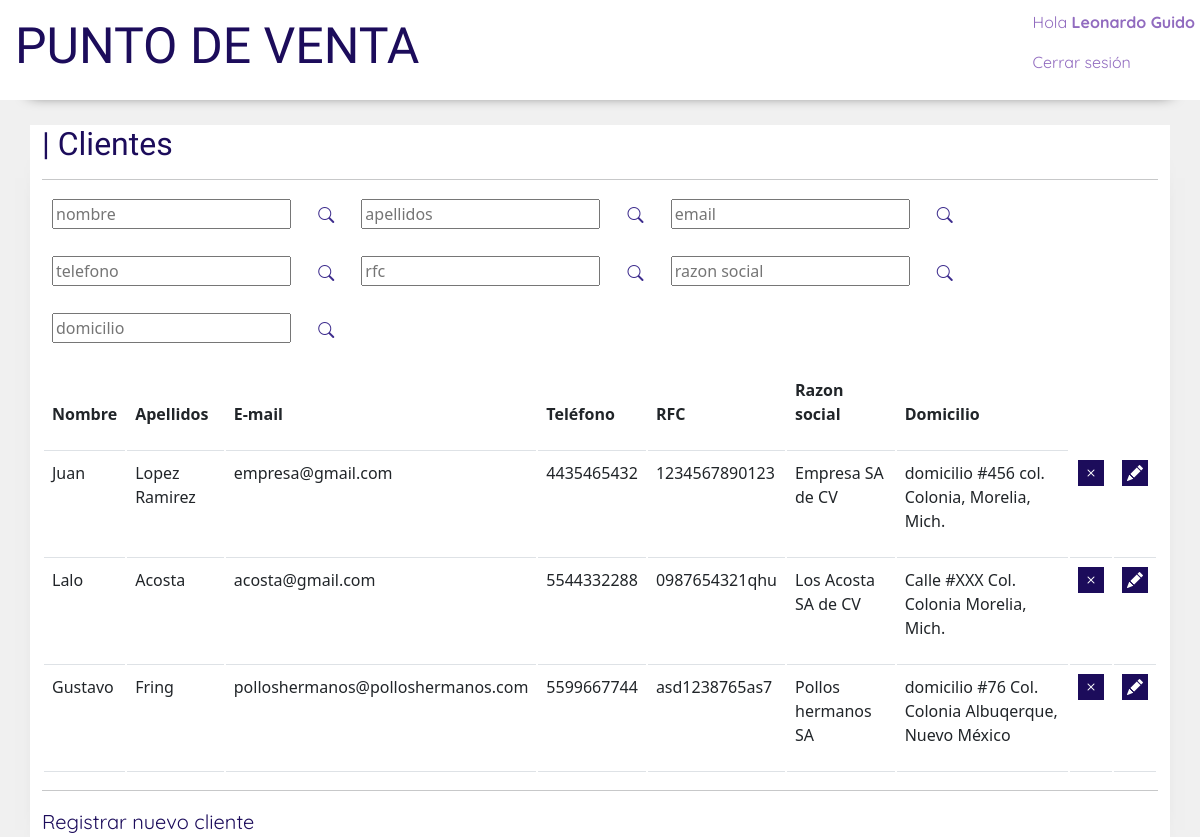
The app's page /clientes/ (signed in) with its own data.
### manage_models/models.py (models this page shows, shortened)
class Cliente(models.Model):
    nombre = models.CharField(max_length=100)
    apellido = models.CharField(max_length=100)
    correo_electronico = models.EmailField(null=True)
    telefono = models.CharField(max_length=10)
    rfc = models.CharField(max_length=13, default='')
    razon_social = models.CharField(max_length=100, default='')
    domicilio = models.CharField(max_length=100, default='')

### manage_models/views.py (the view)
# urls.py: path('clientes/' , views.clientes , name='clientes'),
@login_required
def clientes(request):
    clientes_lista = Cliente.objects.all()
    return render(request, 'manage_models/clientes.html' , {'clientes':clientes_lista})

### manage_models/templates/manage_models/clientes.html (shortened to what this page needs)
{% extends 'home/base.html' %}
{% load static %}
{% block content %}
<div class="usuarios_maincontainer container">
    <h2 class="usuarios_titulo">| Clientes</h2>
    <hr>
    <input type="text" id="buscar_nombre_input" placeholder="nombre" class="barra_busqueda">
    <button id="buscar_nombre" class="btn buscar_boton"><i class="bi bi-search"></i></button>
    <input type="text" id="buscar_apellidos_input" placeholder="apellidos" class="barra_busqueda">
    <button id="buscar_apellidos" class="btn buscar_boton"><i class="bi bi-search"></i></button>
    <input type="text" id="buscar_email_input" placeholder="email" class="barra_busqueda">
    <button id="buscar_email" class="btn buscar_boton"><i class="bi bi-search"></i></button>
    <input type="text" id="buscar_telefono_input" placeholder="telefono" class="barra_busqueda">
    <button id="buscar_telefono" class="btn buscar_boton"><i class="bi bi-search"></i></button>
    <input type="text" id="buscar_rfc_input" placeholder="rfc" class="barra_busqueda">
    <button id="buscar_rfc" class="btn buscar_boton"><i class="bi bi-search"></i></button>
    <input type="text" id="buscar_razon_input" placeholder="razon social" class="barra_busqueda">
    <button id="buscar_razon" class="btn buscar_boton"><i class="bi bi-search"></i></button>
    <input type="text" id="buscar_domicilio_input" placeholder="domicilio" class="barra_busqueda">
    <button id="buscar_domicilio" class="btn buscar_boton"><i class="bi bi-search"></i></button>
    <table class="table table-hover tabla">
        <thead>
            <tr>
                <th>
                    <p class="usuarios_espaciado"><strong>Nombre</strong></p>
                </th>
                <th>
                    <p class="usuarios_espaciado"><strong>Apellidos</strong></p>
                </th>
                <th>
                    <p class="usuarios_espaciado"><strong>E-mail</strong></p>
                </th>
                <th>
                    <p class="usuarios_espaciado"><strong>Teléfono</strong></p>
                </th>
                <th>
                    <p class="usuarios_espaciado"><strong>RFC</strong></p>
                </th>
                <th>
                    <p class="usuarios_espaciado"><strong>Razon social</strong></p>
                </th>
                <th>
                    <p class="usuarios_espaciado"><strong>Domicilio</strong></p>
                </th>
            </tr>
        </thead>
        <tbody id="tabla_clientes">
            {% for cliente in clientes %}
            <tr>
                <td>
                    <p class="usuarios_tablecontent usuarios_espaciado">{{cliente.nombre}}</p>
                </td>
                <td>
                    <p class="usuarios_tablecontent usuarios_espaciado">{{cliente.apellido}}</p>
                </td>
                <td>
                    <p class="usuarios_tablecontent usuarios_espaciado">{{cliente.correo_electronico}}</p>
                </td>
                <td>
                    <p class="usuarios_tablecontent usuarios_espaciado">{{cliente.telefono}}</p>
                </td>
                <td >
                    <p class="usuarios_tablecontent usuarios_espaciado">{{cliente.rfc}}</p>
                </td>
                <td >
                    <p class="usuarios_tablecontent usuarios_espaciado">{{cliente.razon_social}}</p>
                </td>
                <td >
                    <p class="usuarios_tablecontent usuarios_espaciado">{{cliente.domicilio}}</p>
                </td>
                <td >
                    <a href="{% url 'borrar_cliente' pk=cliente.pk %}" class="deleteuser"><i class="bi bi-x user_butonicon"></i></a>
                </td>
                <td >
                    <a href="{% url 'editar_cliente' pk=cliente.pk %}" class="deleteuser"><i class="bi bi-pencil-fill user_butonicon"></i></i></a>
                </td>
            </tr>
            {%endfor%}
        </tbody>
    </table>
    <hr>
    <a href="{% url 'registrar_cliente' %}" class="link_registrar_usuario">Registrar nuevo cliente</a>
</div>
{% endblock %}

### manage_models/templates/home/base.html (shortened to what this page needs)
{% load static %}
<!DOCTYPE html>
<html lang="en">
<head>
    <link href="https://cdn.jsdelivr.net/npm/bootstrap@5.1.3/dist/css/bootstrap.min.css" rel="stylesheet">
    <link rel="stylesheet" href="https://cdn.jsdelivr.net/npm/bootstrap-icons@1.6.0/font/bootstrap-icons.css">
    <link rel="stylesheet" href="{% static 'css/base1.css' %}">
</head>
<body>
    <header>
        <h1><a href="{% url 'home' %}" class="titulo"> Punto de venta </a></h1>
        <div class="usuario">
            <p class="saludo">Hola <strong>{{ user.get_full_name }}</strong></p>
            <p><a href="{% url 'logout' %}" class=logout>Cerrar sesión</a></p>
        </div>
    </header>
    {% block content %}
    {% endblock %}
</body>
</html>

### manage_models/static/css/base1.css (style rules this page uses)
:root { --fondo : #f0f0f0; --fuente-grande: 'Inconsolata', monospace;; --fuente-pequena: 'Quicksand', sans-serif; --color1: #1C0C5B; --color2: #3D2C8D; --color3: #916BBF; --color4: #C996CC; }
body { margin: 0; background-color: var(--fondo); }
header { margin: 0; padding: 10px 0; -webkit-box-shadow: 0px 23px 10px -30px #000000; box-shadow: 0px 23px 15px -30px #000000; display: flex; justify-content: space-between; align-items: center; background-color: white; }
.titulo { margin: 0 15px; font-family: var(--fuente-grande); color: var(--color1); font-size: 50px; cursor: pointer; text-transform: uppercase; text-decoration: none; }
.usuario { margin: 0 5px; }
.logout { font-family: var(--fuente-pequena); color: var(--color3); text-decoration: none; }
.saludo { font-family: var(--fuente-pequena); color: var(--color3); }
.usuarios_titulo { font-family: var(--fuente-grande); color: var(--color1); }
.barra_busqueda { margin: 0 10px 25px 10px; }
.buscar_boton { color: var(--color2); }
.usuarios_maincontainer { background-color: white; margin-top: 25px; -webkit-box-shadow: 0px 23px 10px -30px #000000; box-shadow: 0px 23px 30px -30px #000000; }
.tabla { border-collapse: separate; }
.deleteuser { padding: 2px 5px; background-color: var(--color1); border: none; }
.user_butonicon { color: white; }
.link_registrar_usuario { text-decoration: none; color: var(--color1); font-family: var(--fuente-pequena); font-size: 20px; }

### records on screen
Cliente: nombre "Juan", apellido "Lopez Ramirez", correo_electronico "empresa@gmail.com", telefono "4435465432", rfc "1234567890123", razon_social "Empresa SA de CV", domicilio "domicilio #456 col. Colonia, Morelia, Mich."
Cliente: nombre "Lalo", apellido "Acosta", correo_electronico "acosta@gmail.com", telefono "5544332288", rfc "0987654321qhu", razon_social "Los Acosta SA de CV", domicilio "Calle #XXX Col. Colonia Morelia, Mich."
Cliente: nombre "Gustavo", apellido "Fring", correo_electronico "polloshermanos@polloshermanos.com", telefono "5599667744", rfc "asd1238765as7", razon_social "Pollos hermanos SA", domicilio "domicilio #76 Col. Colonia Albuqerque, Nuevo México"

### other values on screen
{{ user.get_full_name }} "Leonardo Guido"
